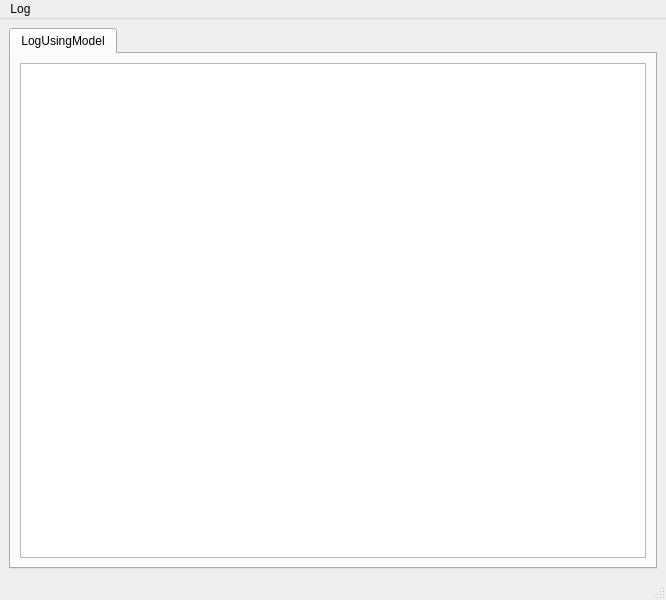
<?xml version="1.0" encoding="UTF-8"?>
<ui version="4.0">
 <class>qbuGUIDev1MainWindow</class>
 <widget class="QMainWindow" name="qbuGUIDev1MainWindow">
  <property name="geometry">
   <rect>
    <x>0</x>
    <y>0</y>
    <width>666</width>
    <height>600</height>
   </rect>
  </property>
  <property name="minimumSize">
   <size>
    <width>400</width>
    <height>400</height>
   </size>
  </property>
  <property name="windowTitle">
   <string>MainWindow</string>
  </property>
  <widget class="QWidget" name="centralwidget">
   <layout class="QVBoxLayout" name="verticalLayout">
    <item>
     <widget class="QTabWidget" name="tabWidget">
      <property name="currentIndex">
       <number>0</number>
      </property>
      <widget class="QWidget" name="tab">
       <attribute name="title">
        <string>LogUsingModel</string>
       </attribute>
       <layout class="QVBoxLayout" name="verticalLayout_2">
        <item>
         <widget class="QTableView" name="tableView">
          <property name="font">
           <font>
            <pointsize>10</pointsize>
            <weight>50</weight>
            <bold>false</bold>
           </font>
          </property>
         </widget>
        </item>
       </layout>
      </widget>
     </widget>
    </item>
   </layout>
  </widget>
  <widget class="QMenuBar" name="menubar">
   <property name="geometry">
    <rect>
     <x>0</x>
     <y>0</y>
     <width>666</width>
     <height>21</height>
    </rect>
   </property>
   <widget class="QMenu" name="menuWidgets">
    <property name="title">
     <string>Log</string>
    </property>
    <addaction name="actionTestLog0"/>
    <addaction name="actionToggleRandomData"/>
   </widget>
   <addaction name="menuWidgets"/>
  </widget>
  <widget class="QStatusBar" name="statusbar"/>
  <action name="actionTestLog0">
   <property name="text">
    <string>TestLog0</string>
   </property>
  </action>
  <action name="actionToggleRandomData">
   <property name="text">
    <string>Toggle Random Data Generation</string>
   </property>
  </action>
 </widget>
 <resources/>
 <connections/>
</ui>
